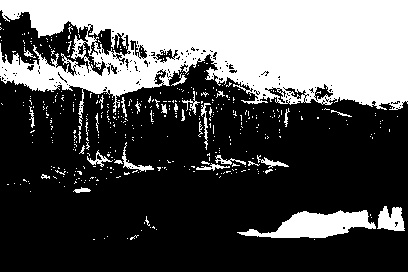
#> input picture nature_binary.jpg, 408 x 272 px, found by its file name
$ python erosion_dilation.py
#> lines starting #> are read from the running program, lines starting #| are printed output that depends on the picture
from __future__ import print_function
import cv2 as cv
import numpy as np
import argparse

src = None
erosion_size = 0
max_elem = 2
max_kernel_size = 21
title_trackbar_element_shape = "Element:\n 0: Rect \n 1: Cross \n 2: Ellipse"
title_trackbar_kernel_size = "Kernel size:\n 2n +1"
title_erosion_window = "Erosion Demo"
title_dilation_window = "Dilation Demo"


def main(image):
    global src
    src = cv.imread(cv.samples.findFile(image))
#> src is the input picture: shape (272, 408, 3); min 0, max 255, mean 86.7
    if src is None:
        print("Could not open or find the image: ", image)
        exit(0)
    cv.namedWindow(title_erosion_window)
    cv.createTrackbar(
        title_trackbar_element_shape, title_erosion_window, 0, max_elem, erosion
    )
#> slider 'Element:\n 0: Rect \n 1: Cross \n' is set to 1
    cv.createTrackbar(
        title_trackbar_kernel_size, title_erosion_window, 0, max_kernel_size, erosion
    )
#> slider 'Kernel size:\n 2n +1' is set to 7
    cv.namedWindow(title_dilation_window)
    cv.createTrackbar(
        title_trackbar_element_shape, title_dilation_window, 0, max_elem, dilatation
    )
#> slider 'Element:\n 0: Rect \n 1: Cross \n' is set to 1
    cv.createTrackbar(
        title_trackbar_kernel_size,
        title_dilation_window,
        0,
        max_kernel_size,
        dilatation,
    )
#> slider 'Kernel size:\n 2n +1' is set to 7
    erosion(1)
    dilatation(0)
    cv.waitKey()


# optional mapping of values with morphological shapes
def morph_shape(val):
    if val == 0:
        return cv.MORPH_RECT
    elif val == 1:
        return cv.MORPH_CROSS
    elif val == 2:
        return cv.MORPH_ELLIPSE


def erosion(val):
#> called with val = 1
    erosion_size = cv.getTrackbarPos(title_trackbar_kernel_size, title_erosion_window)
    erosion_shape = morph_shape(
        cv.getTrackbarPos(title_trackbar_element_shape, title_erosion_window)
    )

    element = cv.getStructuringElement(
        erosion_shape,
        (2 * erosion_size + 1, 2 * erosion_size + 1),
        (erosion_size, erosion_size),
    )

    erosion_dst = cv.erode(src, element)
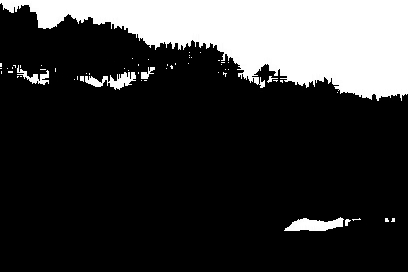
#> erosion_dst: shape (272, 408, 3); min 0, max 255, mean 54.2
    cv.imshow(title_erosion_window, erosion_dst)


def dilatation(val):
#> called with val = 0
    dilatation_size = cv.getTrackbarPos(
        title_trackbar_kernel_size, title_dilation_window
    )
    dilation_shape = morph_shape(
        cv.getTrackbarPos(title_trackbar_element_shape, title_dilation_window)
    )
    element = cv.getStructuringElement(
        dilation_shape,
        (2 * dilatation_size + 1, 2 * dilatation_size + 1),
        (dilatation_size, dilatation_size),
    )
    dilatation_dst = cv.dilate(src, element)
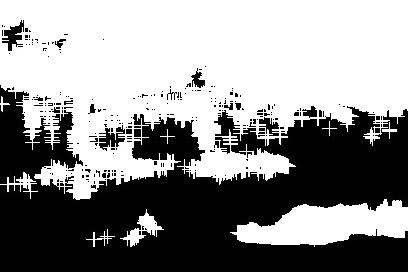
#> dilatation_dst: shape (272, 408, 3); min 0, max 255, mean 143
    cv.imshow(title_dilation_window, dilatation_dst)


if __name__ == "__main__":
    parser = argparse.ArgumentParser(
        description="Code for Eroding and Dilating tutorial."
    )
    parser.add_argument(
        "--input",
        help="Path to input image.",
        default="D:/Dnk_project/image_processing/nature_binary.jpg",
    )
    args = parser.parse_args()
    main(args.input)
